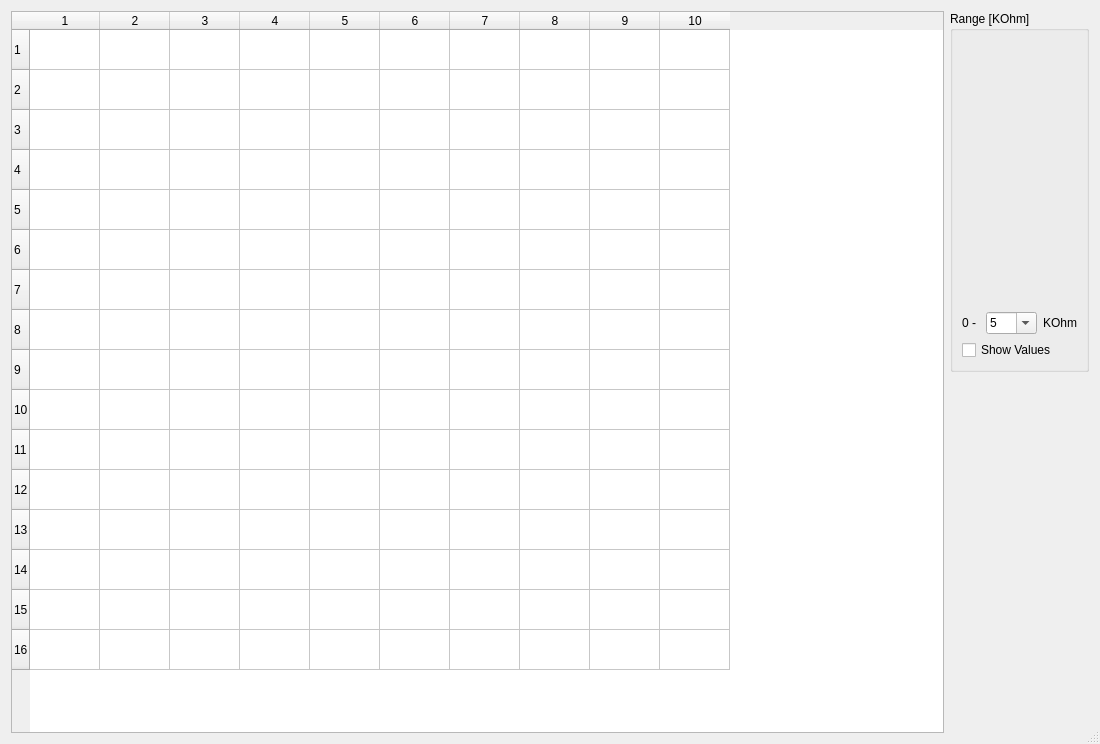
<?xml version="1.0" encoding="UTF-8"?>
<ui version="4.0">
 <class>frmImpedanceDisplay</class>
 <widget class="QDialog" name="frmImpedanceDisplay">
  <property name="geometry">
   <rect>
    <x>0</x>
    <y>0</y>
    <width>1100</width>
    <height>744</height>
   </rect>
  </property>
  <property name="windowTitle">
   <string>Impedance</string>
  </property>
  <property name="sizeGripEnabled">
   <bool>true</bool>
  </property>
  <layout class="QGridLayout" name="gridLayout_2">
   <item row="0" column="0">
    <widget class="QTableWidget" name="tableWidgetValues">
     <property name="editTriggers">
      <set>QAbstractItemView::NoEditTriggers</set>
     </property>
     <property name="selectionMode">
      <enum>QAbstractItemView::NoSelection</enum>
     </property>
     <property name="rowCount">
      <number>16</number>
     </property>
     <property name="columnCount">
      <number>10</number>
     </property>
     <attribute name="horizontalHeaderCascadingSectionResizes">
      <bool>false</bool>
     </attribute>
     <attribute name="horizontalHeaderDefaultSectionSize">
      <number>70</number>
     </attribute>
     <attribute name="horizontalHeaderHighlightSections">
      <bool>true</bool>
     </attribute>
     <attribute name="horizontalHeaderMinimumSectionSize">
      <number>10</number>
     </attribute>
     <attribute name="verticalHeaderDefaultSectionSize">
      <number>40</number>
     </attribute>
     <row/>
     <row/>
     <row/>
     <row/>
     <row/>
     <row/>
     <row/>
     <row/>
     <row/>
     <row/>
     <row/>
     <row/>
     <row/>
     <row/>
     <row/>
     <row/>
     <column/>
     <column/>
     <column/>
     <column/>
     <column/>
     <column/>
     <column/>
     <column/>
     <column/>
     <column/>
    </widget>
   </item>
   <item row="0" column="1">
    <layout class="QVBoxLayout" name="verticalLayout">
     <item>
      <layout class="QHBoxLayout" name="horizontalLayout"/>
     </item>
     <item>
      <widget class="QGroupBox" name="groupBoxRange">
       <property name="title">
        <string>Range [KOhm]</string>
       </property>
       <layout class="QGridLayout" name="gridLayout">
        <item row="0" column="0">
         <widget class="QwtScaleWidget" name="ScaleWidget">
          <property name="sizePolicy">
           <sizepolicy hsizetype="Maximum" vsizetype="MinimumExpanding">
            <horstretch>0</horstretch>
            <verstretch>0</verstretch>
           </sizepolicy>
          </property>
          <property name="minimumSize">
           <size>
            <width>80</width>
            <height>0</height>
           </size>
          </property>
         </widget>
        </item>
        <item row="3" column="0">
         <widget class="QCheckBox" name="checkBoxValues">
          <property name="text">
           <string>Show Values</string>
          </property>
         </widget>
        </item>
        <item row="1" column="0">
         <layout class="QHBoxLayout" name="horizontalLayout_2">
          <item>
           <widget class="QLabel" name="label">
            <property name="text">
             <string>0 - </string>
            </property>
           </widget>
          </item>
          <item>
           <widget class="QComboBox" name="comboBoxRange">
            <property name="editable">
             <bool>true</bool>
            </property>
            <property name="insertPolicy">
             <enum>QComboBox::NoInsert</enum>
            </property>
            <item>
             <property name="text">
              <string>5</string>
             </property>
            </item>
            <item>
             <property name="text">
              <string>20</string>
             </property>
            </item>
            <item>
             <property name="text">
              <string>50</string>
             </property>
            </item>
            <item>
             <property name="text">
              <string>100</string>
             </property>
            </item>
           </widget>
          </item>
          <item>
           <widget class="QLabel" name="label_2">
            <property name="text">
             <string>KOhm</string>
            </property>
           </widget>
          </item>
         </layout>
        </item>
       </layout>
      </widget>
     </item>
     <item>
      <spacer name="verticalSpacer">
       <property name="orientation">
        <enum>Qt::Vertical</enum>
       </property>
       <property name="sizeHint" stdset="0">
        <size>
         <width>20</width>
         <height>40</height>
        </size>
       </property>
      </spacer>
     </item>
    </layout>
   </item>
  </layout>
 </widget>
 <customwidgets>
  <customwidget>
   <class>QwtScaleWidget</class>
   <extends>QWidget</extends>
   <header>qwt_scale_widget.h</header>
  </customwidget>
 </customwidgets>
 <resources/>
 <connections/>
</ui>
